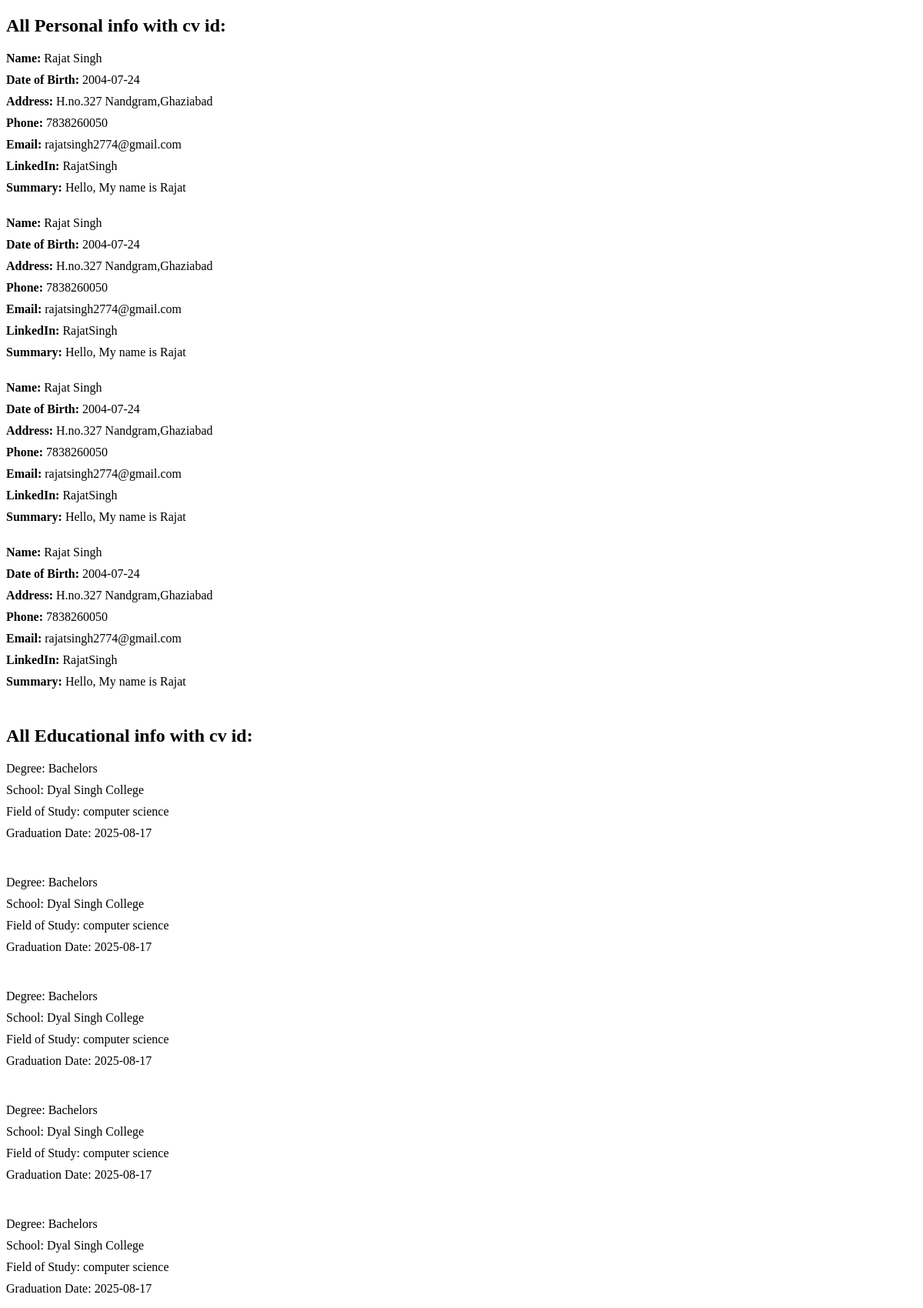
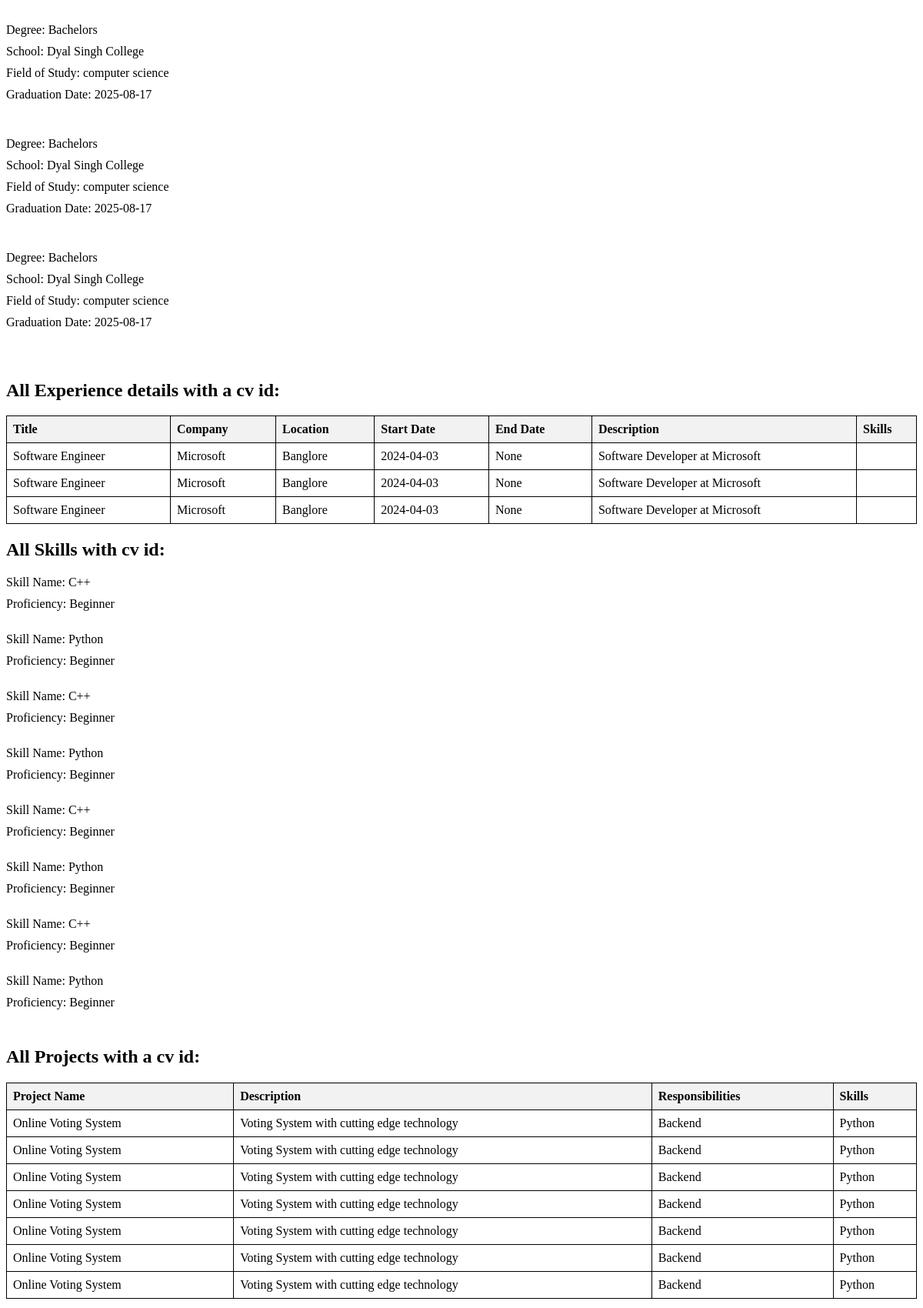
The app's page /queryall/2 (upper part) with its own data (2 pictures, top to bottom).
### app.py (models this page shows)
class PersonalInformation(db.Model):
    PersonalInfoID = db.Column(db.Integer, primary_key=True)
    Userid = db.Column(db.Integer, db.ForeignKey('user.Userid'), nullable=False)
    CV_ID = db.Column(db.Integer, db.ForeignKey('cv.CV_ID'), nullable=False)  # New column for CV ID
    Fname = db.Column(db.String(100), nullable=False)
    Lname = db.Column(db.String(100), nullable=False)
    DOB = db.Column(db.Date, nullable=False)
    Address = db.Column(db.String(255), nullable=False)
    Phn = db.Column(db.String(20), nullable=False)
    Email = db.Column(db.String(100), nullable=False)
    LinkedIn = db.Column(db.String(255))
    Summary = db.Column(db.Text)

class Education(db.Model):
    Edu_ID=db.Column(db.Integer,primary_key=True)
    CV_ID = db.Column(db.Integer, db.ForeignKey('cv.CV_ID'), nullable=False)
    Userid = db.Column(db.Integer, db.ForeignKey('user.Userid'), nullable=False)
    Degree=db.Column(db.String(255),nullable=False)
    School=db.Column(db.String(255),nullable=False)
    FieldofStudy=db.Column(db.String(255),nullable=False)
    Grad_date=db.Column(db.Date,nullable=True)

class Experience(db.Model):
    __tablename__ = 'experience'
    ExpID = db.Column(db.Integer, primary_key=True)
    CV_ID = db.Column(db.Integer, db.ForeignKey('cv.CV_ID'), nullable=False)
    Userid = db.Column(db.Integer, db.ForeignKey('user.Userid'), nullable=False)
    current_job = db.Column(db.Boolean, default=False)
    title = db.Column(db.String(255), nullable=False)
    company = db.Column(db.String(255), nullable=False)
    location = db.Column(db.String(255), nullable=False)  # Renamed from Location
    start_date = db.Column(db.Date, nullable=False)  # Renamed from StartDate
    end_date = db.Column(db.Date, nullable=True)  # Renamed from EndDate
    description = db.Column(db.String(255), nullable=False)  # Renamed from Desc
    skill_id=db.Column(db.Integer,db.ForeignKey('skills.SkillID'))

class Skills(db.Model):
    __tablename__ = 'skills'
    SkillID = db.Column(db.Integer, primary_key=True)
    Userid = db.Column(db.Integer, db.ForeignKey('user.Userid'), nullable=False)
    CV_ID = db.Column(db.Integer, db.ForeignKey('cv.CV_ID'), nullable=False)
    skill_name = db.Column(db.String(255), nullable=False)  # Renamed from Skillname
    proficiency = db.Column(db.String(255), nullable=False)

class Project(db.Model):
    ProjectID=db.Column(db.Integer,primary_key=True)
    CV_ID = db.Column(db.Integer, db.ForeignKey('cv.CV_ID'), nullable=False)
    Userid = db.Column(db.Integer, db.ForeignKey('user.Userid'), nullable=False)
    skill_id=db.Column(db.Integer,db.ForeignKey('skills.SkillID'))
    PrjtName=db.Column(db.String(255),nullable=False)
    Desc=db.Column(db.String(255),nullable =False)
    Responsibilities=db.Column(db.String(255),nullable=False)

### app.py (the view)
@app.route('/queryall/<int:cv_id>')
def queryall(cv_id):
    personal_info = PersonalInformation.query.filter_by(CV_ID=cv_id).all()
    education_details = Education.query.filter_by(CV_ID=cv_id).all()
    Skill_details = Skills.query.filter_by(CV_ID=cv_id).all()
    Certificates_details = Certificates.query.filter_by(CV_ID=cv_id).all()
    interest_details = Interest.query.filter_by(CV_ID=cv_id).all()
    language_details = Language.query.filter_by(CV_ID=cv_id).all()
    Achievement_details = Achievement.query.filter_by(CV_ID=cv_id).all()
    experiences = Experience.query.filter_by(CV_ID=cv_id).all()
    experience_skills = {}
    for experience in experiences:
        skill_ids = [experience.skill_id]  # Assuming skill_id is a comma-separated string of skill IDs
        skill_names = [skill.skill_name for skill in Skills.query.filter(Skills.SkillID.in_(skill_ids))]
        experience_skills[experience.ExpID] = skill_names
    projects = Project.query.filter_by(CV_ID=cv_id).all()
    project_skills = {}
    for project in projects:
        skill_ids = [project.skill_id]  # Assuming skill_id is a comma-separated string of skill IDs
        skill_names = [skill.skill_name for skill in Skills.query.filter(Skills.SkillID.in_(skill_ids))]
        project_skills[project.ProjectID] = skill_names
    return render_template('Queries_all.html',Certificates_details=Certificates_details ,personal_info=personal_info, education_details=education_details,experiences=experiences, experience_skills=experience_skills,Skill_details=Skill_details,projects=projects, project_skills=project_skills,interest_details=interest_details,language_details=language_details,Achievement_details=Achievement_details)

### templates/Queries_all.html (shortened to what this page needs)
<!DOCTYPE html>
<html lang="en">
<head>
</head>
<body>
    <h2>All Personal info with cv id:</h2>
    <ul>
        {% for info in personal_info %}
            <li><strong>Name:</strong> {{ info.Fname }} {{ info.Lname }}</li>
            <li><strong>Date of Birth:</strong> {{ info.DOB }}</li>
            <li><strong>Address:</strong> {{ info.Address }}</li>
            <li><strong>Phone:</strong> {{ info.Phn }}</li>
            <li><strong>Email:</strong> {{ info.Email }}</li>
            <li><strong>LinkedIn:</strong> {{ info.LinkedIn }}</li>
            <li><strong>Summary:</strong> {{ info.Summary }}</li>
            <br>
        {% endfor %}
    </ul>
    <h2>All Educational info with cv id:</h2>
    <ul>
    {% for edu in education_details %}
        <li>Degree: {{ edu.Degree }}</li>
        <li>School: {{ edu.School }}</li>
        <li>Field of Study: {{ edu.FieldofStudy }}</li>
        <li>Graduation Date: {{ edu.Grad_date }}</li><br><br>
    {% endfor %}
    </ul>
    <h2>All Experience details with a cv id:</h2>
    <table>
        <thead>
            <tr>
                <th>Title</th>
                <th>Company</th>
                <th>Location</th>
                <th>Start Date</th>
                <th>End Date</th>
                <th>Description</th>
                <th>Skills</th>
            </tr>
        </thead>
        <tbody>
            {% for experience in experiences %}
                <tr>
                    <td>{{ experience.title }}</td>
                    <td>{{ experience.company }}</td>
                    <td>{{ experience.location }}</td>
                    <td>{{ experience.start_date }}</td>
                    <td>{{ experience.end_date }}</td>
                    <td>{{ experience.description }}</td>
                    <td>
                    </td>
                </tr>
            {% endfor %}
        </tbody>
    </table>
    <h2>All Skills with cv id:</h2>
    <ul>
    {% for skill in Skill_details %}
        <li>Skill Name: {{ skill.skill_name }}</li>
        <li>Proficiency: {{ skill.proficiency }}</li><br>
    {% endfor %}
    </ul>
    <h2>All Projects with a cv id:</h2>
    <table>
        <thead>
            <tr>
                <th>Project Name</th>
                <th>Description</th>
                <th>Responsibilities</th>
                <th>Skills</th>
            </tr>
        </thead>
        <tbody>
            {% for project in projects %}
                <tr>
                    <td>{{ project.PrjtName }}</td>
                    <td>{{ project.Desc }}</td>
                    <td>{{ project.Responsibilities }}</td>
                    <td>
                        {% for skill in project_skills[project.ProjectID] %}
                            {{ skill }}{% if not loop.last %}, {% endif %}
                        {% endfor %}
                    </td>
                </tr>
            {% endfor %}
        </tbody>
    </table>
</body>
</html>

### templates/Queries_all.html (style rules this page uses)
ul { list-style-type: none; padding: 0; }
li { margin-bottom: 10px; }
table { border-collapse: collapse; width: 100%; }
th, td { border: 1px solid black; padding: 8px; text-align: left; }
th { background-color: #f2f2f2; }
th:not(:last-child), td:not(:last-child) { padding-right: 20px; }

### records on screen
PersonalInformation: Fname "Rajat", Lname "Singh", DOB "2004-07-24", Address "H.no.327 Nandgram,Ghaziabad", Phn "7838260050", Email "rajatsingh2774@gmail.com", LinkedIn "RajatSingh", Summary "Hello, My name is Rajat"
PersonalInformation: Fname "Rajat", Lname "Singh", DOB "2004-07-24", Address "H.no.327 Nandgram,Ghaziabad", Phn "7838260050", Email "rajatsingh2774@gmail.com", LinkedIn "RajatSingh", Summary "Hello, My name is Rajat"
PersonalInformation: Fname "Rajat", Lname "Singh", DOB "2004-07-24", Address "H.no.327 Nandgram,Ghaziabad", Phn "7838260050", Email "rajatsingh2774@gmail.com", LinkedIn "RajatSingh", Summary "Hello, My name is Rajat"
PersonalInformation: Fname "Rajat", Lname "Singh", DOB "2004-07-24", Address "H.no.327 Nandgram,Ghaziabad", Phn "7838260050", Email "rajatsingh2774@gmail.com", LinkedIn "RajatSingh", Summary "Hello, My name is Rajat"
Education: Degree "Bachelors", School "Dyal Singh College", FieldofStudy "computer science", Grad_date "2025-08-17"
Education: Degree "Bachelors", School "Dyal Singh College", FieldofStudy "computer science", Grad_date "2025-08-17"
Education: Degree "Bachelors", School "Dyal Singh College", FieldofStudy "computer science", Grad_date "2025-08-17"
Education: Degree "Bachelors", School "Dyal Singh College", FieldofStudy "computer science", Grad_date "2025-08-17"
Education: Degree "Bachelors", School "Dyal Singh College", FieldofStudy "computer science", Grad_date "2025-08-17"
Education: Degree "Bachelors", School "Dyal Singh College", FieldofStudy "computer science", Grad_date "2025-08-17"
Education: Degree "Bachelors", School "Dyal Singh College", FieldofStudy "computer science", Grad_date "2025-08-17"
Education: Degree "Bachelors", School "Dyal Singh College", FieldofStudy "computer science", Grad_date "2025-08-17"
Experience: title "Software Engineer", company "Microsoft", location "Banglore", start_date "2024-04-03", end_date "None", description "Software Developer at Microsoft"
Experience: title "Software Engineer", company "Microsoft", location "Banglore", start_date "2024-04-03", end_date "None", description "Software Developer at Microsoft"
Experience: title "Software Engineer", company "Microsoft", location "Banglore", start_date "2024-04-03", end_date "None", description "Software Developer at Microsoft"
Skills: skill_name "C++", proficiency "Beginner"
Skills: skill_name "Python", proficiency "Beginner"
Skills: skill_name "C++", proficiency "Beginner"
Skills: skill_name "Python", proficiency "Beginner"
Skills: skill_name "C++", proficiency "Beginner"
Skills: skill_name "Python", proficiency "Beginner"
Skills: skill_name "C++", proficiency "Beginner"
Skills: skill_name "Python", proficiency "Beginner"
Project: PrjtName "Online Voting System", Desc "Voting System with cutting edge technology", Responsibilities "Backend"
Project: PrjtName "Online Voting System", Desc "Voting System with cutting edge technology", Responsibilities "Backend"
Project: PrjtName "Online Voting System", Desc "Voting System with cutting edge technology", Responsibilities "Backend"
Project: PrjtName "Online Voting System", Desc "Voting System with cutting edge technology", Responsibilities "Backend"
Project: PrjtName "Online Voting System", Desc "Voting System with cutting edge technology", Responsibilities "Backend"
Project: PrjtName "Online Voting System", Desc "Voting System with cutting edge technology", Responsibilities "Backend"
Project: PrjtName "Online Voting System", Desc "Voting System with cutting edge technology", Responsibilities "Backend"
